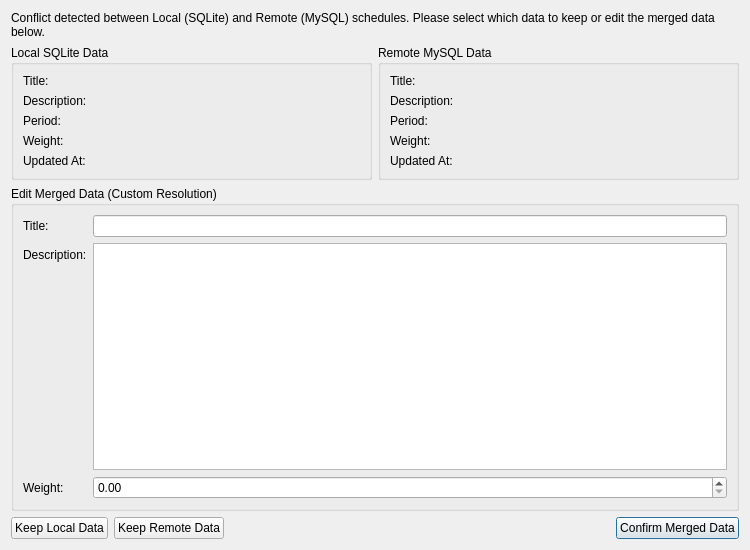
<?xml version="1.0" encoding="UTF-8"?>
<ui version="4.0">
 <class>ConflictDialog</class>
 <widget class="QDialog" name="ConflictDialog">
  <property name="geometry">
   <rect>
    <x>0</x>
    <y>0</y>
    <width>750</width>
    <height>550</height>
   </rect>
  </property>
  <property name="windowTitle">
   <string>Data Conflict Detected</string>
  </property>
  <layout class="QVBoxLayout" name="verticalLayout">
   <item>
    <widget class="QLabel" name="lblInfo">
     <property name="text">
      <string>Conflict detected between Local (SQLite) and Remote (MySQL) schedules. Please select which data to keep or edit the merged data below.</string>
     </property>
     <property name="wordWrap">
      <bool>true</bool>
     </property>
    </widget>
   </item>
   <item>
    <layout class="QHBoxLayout" name="horizontalLayoutData">
     <item>
      <widget class="QGroupBox" name="groupLocal">
       <property name="title">
        <string>Local SQLite Data</string>
       </property>
       <layout class="QFormLayout" name="formLayoutLocal">
        <item row="0" column="0">
         <widget class="QLabel" name="label_1">
          <property name="text">
           <string>Title:</string>
          </property>
         </widget>
        </item>
        <item row="0" column="1">
         <widget class="QLabel" name="lblLocalTitle">
          <property name="text">
           <string/>
          </property>
          <property name="textFormat">
           <enum>Qt::PlainText</enum>
          </property>
         </widget>
        </item>
        <item row="1" column="0">
         <widget class="QLabel" name="label_2">
          <property name="text">
           <string>Description:</string>
          </property>
         </widget>
        </item>
        <item row="1" column="1">
         <widget class="QLabel" name="lblLocalDesc">
          <property name="text">
           <string/>
          </property>
          <property name="wordWrap">
           <bool>true</bool>
          </property>
         </widget>
        </item>
        <item row="2" column="0">
         <widget class="QLabel" name="label_3">
          <property name="text">
           <string>Period:</string>
          </property>
         </widget>
        </item>
        <item row="2" column="1">
         <widget class="QLabel" name="lblLocalPeriod">
          <property name="text">
           <string/>
          </property>
         </widget>
        </item>
        <item row="3" column="0">
         <widget class="QLabel" name="label_4">
          <property name="text">
           <string>Weight:</string>
          </property>
         </widget>
        </item>
        <item row="3" column="1">
         <widget class="QLabel" name="lblLocalWeight">
          <property name="text">
           <string/>
          </property>
         </widget>
        </item>
        <item row="4" column="0">
         <widget class="QLabel" name="label_5">
          <property name="text">
           <string>Updated At:</string>
          </property>
         </widget>
        </item>
        <item row="4" column="1">
         <widget class="QLabel" name="lblLocalUpdated">
          <property name="text">
           <string/>
          </property>
         </widget>
        </item>
       </layout>
      </widget>
     </item>
     <item>
      <widget class="QGroupBox" name="groupRemote">
       <property name="title">
        <string>Remote MySQL Data</string>
       </property>
       <layout class="QFormLayout" name="formLayoutRemote">
        <item row="0" column="0">
         <widget class="QLabel" name="label_6">
          <property name="text">
           <string>Title:</string>
          </property>
         </widget>
        </item>
        <item row="0" column="1">
         <widget class="QLabel" name="lblRemoteTitle">
          <property name="text">
           <string/>
          </property>
          <property name="textFormat">
           <enum>Qt::PlainText</enum>
          </property>
         </widget>
        </item>
        <item row="1" column="0">
         <widget class="QLabel" name="label_7">
          <property name="text">
           <string>Description:</string>
          </property>
         </widget>
        </item>
        <item row="1" column="1">
         <widget class="QLabel" name="lblRemoteDesc">
          <property name="text">
           <string/>
          </property>
          <property name="wordWrap">
           <bool>true</bool>
          </property>
         </widget>
        </item>
        <item row="2" column="0">
         <widget class="QLabel" name="label_8">
          <property name="text">
           <string>Period:</string>
          </property>
         </widget>
        </item>
        <item row="2" column="1">
         <widget class="QLabel" name="lblRemotePeriod">
          <property name="text">
           <string/>
          </property>
         </widget>
        </item>
        <item row="3" column="0">
         <widget class="QLabel" name="label_9">
          <property name="text">
           <string>Weight:</string>
          </property>
         </widget>
        </item>
        <item row="3" column="1">
         <widget class="QLabel" name="lblRemoteWeight">
          <property name="text">
           <string/>
          </property>
         </widget>
        </item>
        <item row="4" column="0">
         <widget class="QLabel" name="label_10">
          <property name="text">
           <string>Updated At:</string>
          </property>
         </widget>
        </item>
        <item row="4" column="1">
         <widget class="QLabel" name="lblRemoteUpdated">
          <property name="text">
           <string/>
          </property>
         </widget>
        </item>
       </layout>
      </widget>
     </item>
    </layout>
   </item>
   <item>
    <widget class="QGroupBox" name="groupMerge">
     <property name="title">
      <string>Edit Merged Data (Custom Resolution)</string>
     </property>
     <layout class="QFormLayout" name="formLayoutMerge">
      <item row="0" column="0">
       <widget class="QLabel" name="label_11">
        <property name="text">
         <string>Title:</string>
        </property>
       </widget>
      </item>
      <item row="0" column="1">
       <widget class="QLineEdit" name="txtMergeTitle"/>
      </item>
      <item row="1" column="0">
       <widget class="QLabel" name="label_12">
        <property name="text">
         <string>Description:</string>
        </property>
       </widget>
      </item>
      <item row="1" column="1">
       <widget class="QTextEdit" name="txtMergeDesc">
        <property name="maximumHeight">
         <number>80</number>
        </property>
       </widget>
      </item>
      <item row="2" column="0">
       <widget class="QLabel" name="label_13">
        <property name="text">
         <string>Weight:</string>
        </property>
       </widget>
      </item>
      <item row="2" column="1">
       <widget class="QDoubleSpinBox" name="spinMergeWeight">
        <property name="singleStep">
         <double>0.500000000000000</double>
        </property>
       </widget>
      </item>
     </layout>
    </widget>
   </item>
   <item>
    <layout class="QHBoxLayout" name="horizontalLayoutButtons">
     <item>
      <widget class="QPushButton" name="btnLocalPriority">
       <property name="text">
        <string>Keep Local Data</string>
       </property>
      </widget>
     </item>
     <item>
      <widget class="QPushButton" name="btnRemotePriority">
       <property name="text">
        <string>Keep Remote Data</string>
       </property>
      </widget>
     </item>
     <item>
      <spacer name="horizontalSpacer">
       <property name="orientation">
        <enum>Qt::Horizontal</enum>
       </property>
       <property name="sizeHint" stdset="0">
        <size>
         <width>40</width>
         <height>20</height>
        </size>
       </property>
      </spacer>
     </item>
     <item>
      <widget class="QPushButton" name="btnMergeConfirm">
       <property name="text">
        <string>Confirm Merged Data</string>
       </property>
       <property name="default">
        <bool>true</bool>
       </property>
      </widget>
     </item>
    </layout>
   </item>
  </layout>
 </widget>
 <resources/>
 <connections/>
</ui>
